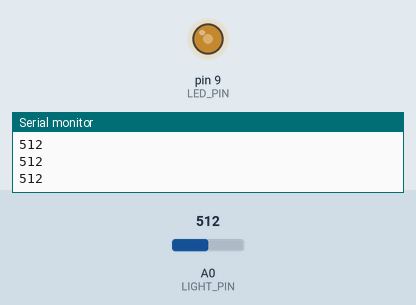
This sketch was run on a simulated Arduino Uno, built with avr-gcc and run on an emulated ATmega328P. On the bench: output pins drawn as LEDs (lit = HIGH), the last lines printed to the serial monitor. The inputs (shaded band) are chosen by the test bench; at power-on: A0 (LIGHT_PIN) = 512.

Above: at 1.2 s.
1.3 s: A0 (LIGHT_PIN) set to 716
At 1.9 s:
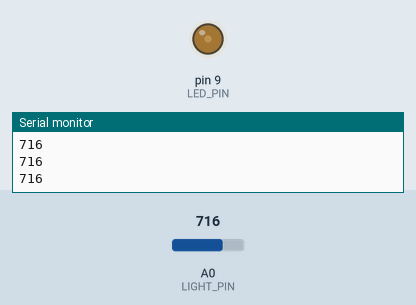
2.8 s: A0 (LIGHT_PIN) set to 900
At 3.5 s:
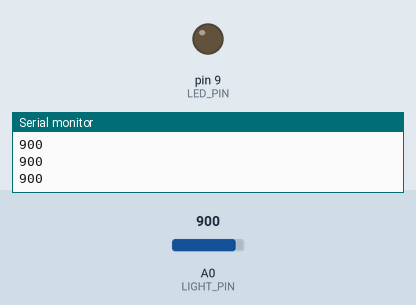
4.3 s: A0 (LIGHT_PIN) set to 306
At 5.0 s:
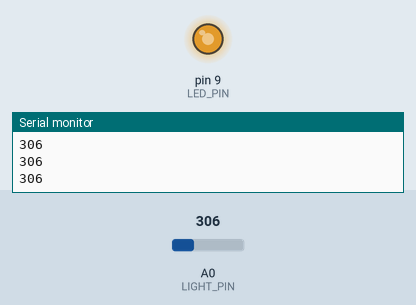
5.8 s: A0 (LIGHT_PIN) set to 122
At 6.5 s:
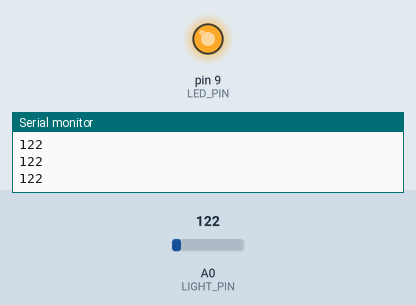
7.3 s: A0 (LIGHT_PIN) set to 511
At 8.5 s:
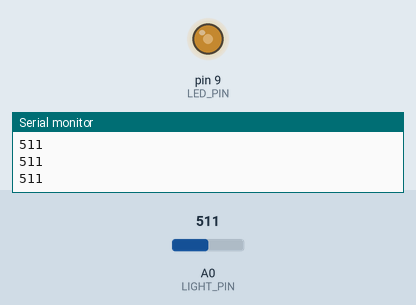
8.8 s: A0 (LIGHT_PIN) set to 1023
At 10.1 s:
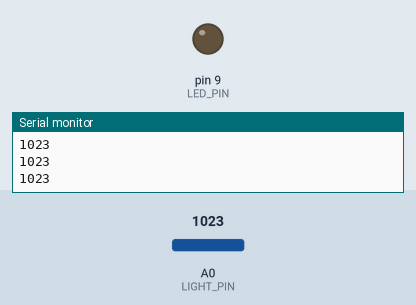
Timing chart, 0 to 11.3 s (numbered marks = the images above; inputs shaded):
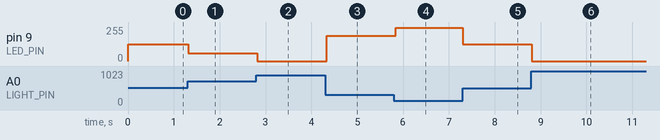

The sketch:

08-night-light.ino
```cpp
const int LED_PIN = 9;
const int LIGHT_PIN = A0;

void setup() {
  pinMode(LED_PIN, OUTPUT);
  Serial.begin(9600);
}

void loop() {
  int light = analogRead(LIGHT_PIN);
  Serial.println(light);

  int brightness = map(light, 100, 900, 255, 0);
  brightness = constrain(brightness, 0, 255);
  analogWrite(LED_PIN, brightness);

  delay(50);
}
```

Measured:
- after the input at 1.3 s, pin 9 (LED_PIN): 124/255 → 59/255 at once
- after the input at 2.8 s, pin 9 (LED_PIN): 59/255 → 0/255 at once
- after the input at 4.3 s, pin 9 (LED_PIN): 0/255 → 190/255 at once
- after the input at 5.8 s, pin 9 (LED_PIN): 190/255 → 248/255 at once
- after the input at 7.3 s, pin 9 (LED_PIN): 248/255 → 124/255 at once
- after the input at 8.8 s, pin 9 (LED_PIN): 124/255 → 0/255 at once
